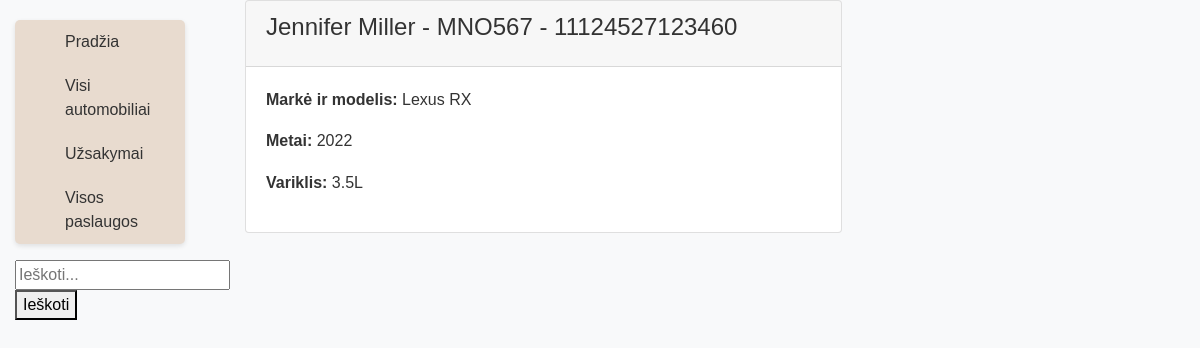
/autoservisas/automobiliai/5, run on an earlier commit of the app's database.
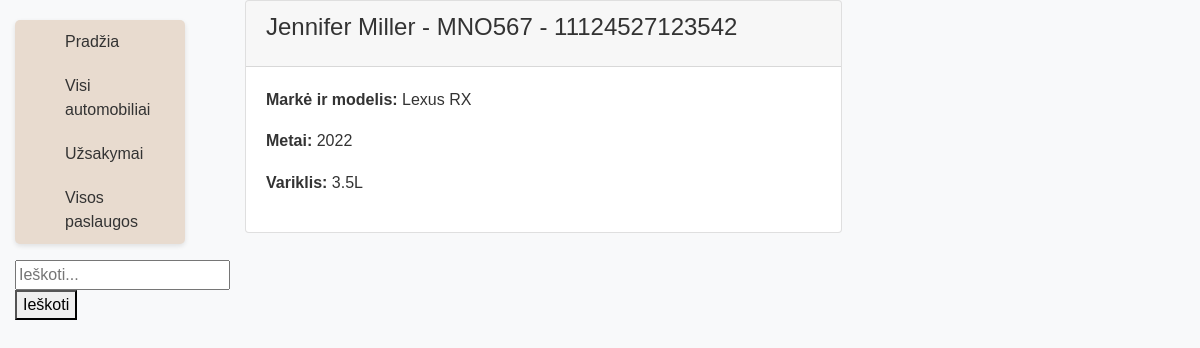
And on a later commit of the database.
### autoservisas/models.py (models this page shows, shortened)
class Automobilis(models.Model):
    valstybinis_nr = models.CharField('Numeris', max_length=100)
    vin = models.IntegerField('VIN', max_length=13)
    klientas = models.CharField('Klientas', max_length=100)
    modelis = models.ForeignKey('Modelis', on_delete=models.CASCADE, related_name='automobiliai')
    class Meta:
        verbose_name = 'Automobilis'
        verbose_name_plural = 'Automobiliai'

class Modelis(models.Model):
    marke = models.CharField('Markė', max_length=100)
    modelis = models.CharField('Modelis', max_length=100)
    metai = models.IntegerField('Metai')
    variklis = models.CharField('Variklis', max_length=100)
    class Meta:
        ordering = ['marke', 'modelis']
        verbose_name = 'Modelis'
        verbose_name_plural = 'Modeliai'

### autoservisas/views.py (the view)
# urls.py: path('automobiliai/<int:auto_id>', views.automobilis, name='auto-one'),
def automobilis(request, auto_id):
    automobilis = get_object_or_404(Automobilis, pk=auto_id)
    context = {
        'automobilis': automobilis
    }
    return render(request, 'automobilis.html', context=context)

### autoservisas/templates/automobilis.html
{% extends 'base.html' %}
{% block content %}
  <div class="container">
    <div class="columns">
      <div class="column col-8 col-mx-auto">
        <div class="card">
          <div class="card-header">
            <h4 class="card-title">{{ automobilis.klientas }} - {{ automobilis.valstybinis_nr }} - {{ automobilis.vin }}</h4>
          </div>
          <div class="card-body">
            <p><strong>Markė ir modelis:</strong> {{ automobilis.modelis.marke }} {{ automobilis.modelis.modelis }}</p>
            <p><strong>Metai:</strong> {{ automobilis.modelis.metai }}</p>
            <p><strong>Variklis:</strong> {{ automobilis.modelis.variklis }}</p>
          </div>
        </div>
      </div>
    </div>
  </div>
{% endblock %}

What changed in the data, as far as the page shows it:
changed Automobilis "Jennifer Miller": vin "11124527123460" → "11124527123542"
